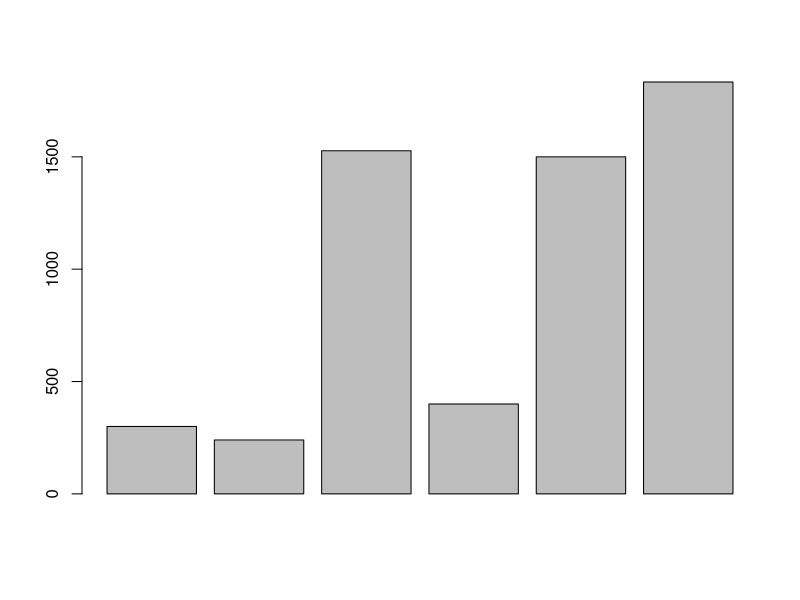
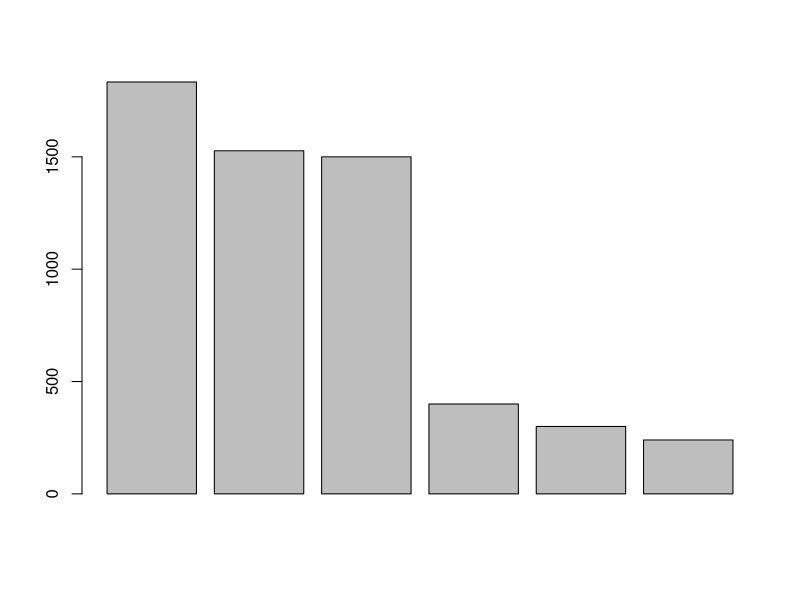
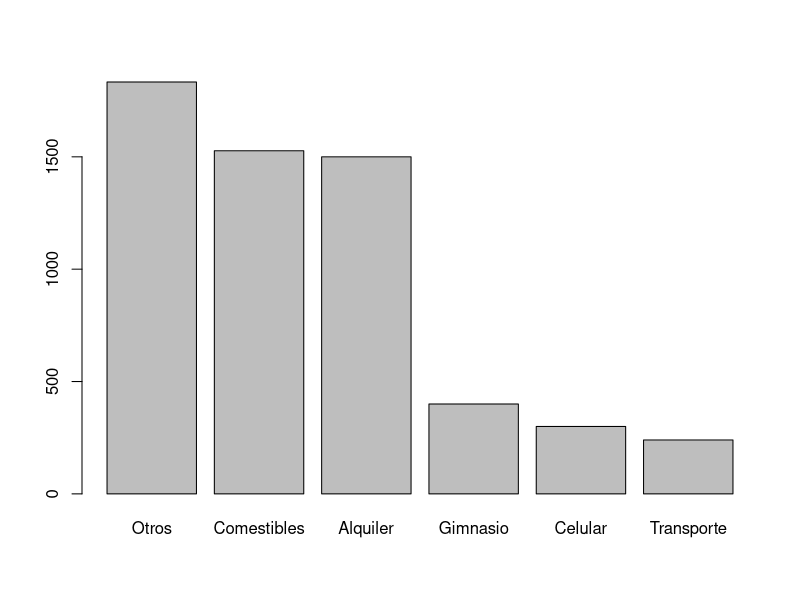

Source code (R) for these figures, in order:
# Edgar Eduardo Aguirre de León
#Gastos totales
300 + 240 + 1527 + 400 + 1500+ 1833
celular <- 300
transporte <- 240
comestibles <- 1527
gimnasio <- 400
alquiler <- 1500
otros <- 1833
total <- celular + transporte + comestibles + gimnasio + alquiler + otros
total
total*5
total*10
abs(10)
abs(-4)
sqrt(9)
log(2)
gastos <- c(celular, transporte, comestibles, gimnasio, alquiler, otros)
gastos
barplot(gastos)
sort(gastos)
sort(gastos, decreasing = TRUE)
barplot(sort(gastos, decreasing = TRUE))
names(gastos) <- c("Celular", "Transporte", "Comestibles", "Gimnasio", "Alquiler", "Otros")
gastos
barplot(sort(gastos, decreasing = TRUE))




  
